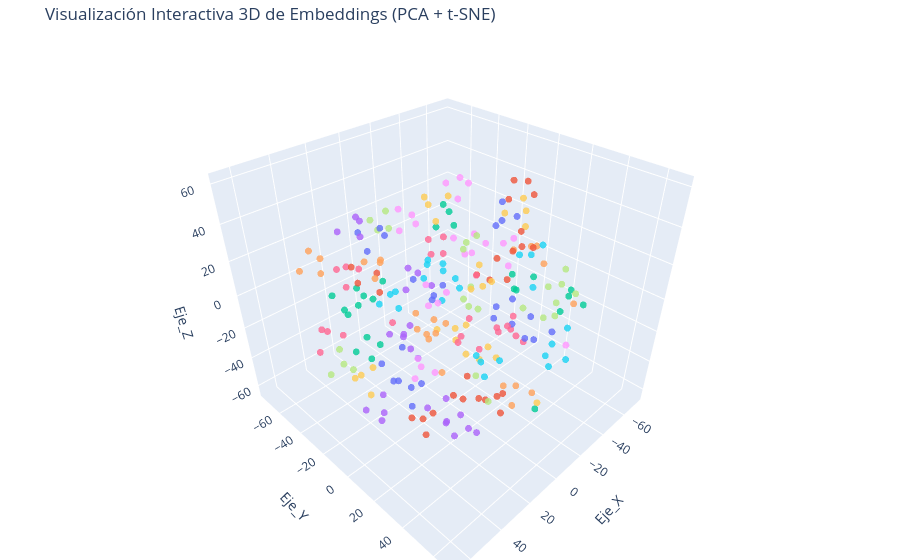

The notebook cell this image was saved under:
### Code cell
#Hacemos PCA para bajar de 512 a 50 dimensiones
pca = PCA(n_components=min(50, len(emb_val_ft))) 
emb_pca = pca.fit_transform(emb_val_ft)
# Aplicamos t-SNE para bajar de 50 a 3 dimensiones ya que planeamos visualizarlo en 3D
tsne = TSNE(n_components=3, random_state=42, perplexity=30)
emb_3d = tsne.fit_transform(emb_pca)
#Mapeamos cada vector a su nombre real para mostrarlo al pasar el mouse
nombres_reales = [nombres_total[i] for i in y_val_ft]
#Creamos un DataFrame para graficar cómodamente
df = pd.DataFrame({
    'Eje_X': emb_3d[:, 0],
    'Eje_Y': emb_3d[:, 1],
    'Eje_Z': emb_3d[:, 2],
    'Persona': nombres_reales
})

fig = px.scatter_3d(
    df, x='Eje_X', y='Eje_Y', z='Eje_Z', 
    color='Persona',        
    hover_name='Persona',  
    title="Visualización Interactiva 3D de Embeddings (PCA + t-SNE)"
)
# Achicamos un poco los puntos para que no tapen la visión y ocultamos la leyenda
fig.update_traces(marker=dict(size=4, opacity=0.8))
fig.update_layout(showlegend=False, margin=dict(l=0, r=0, b=0, t=40))
